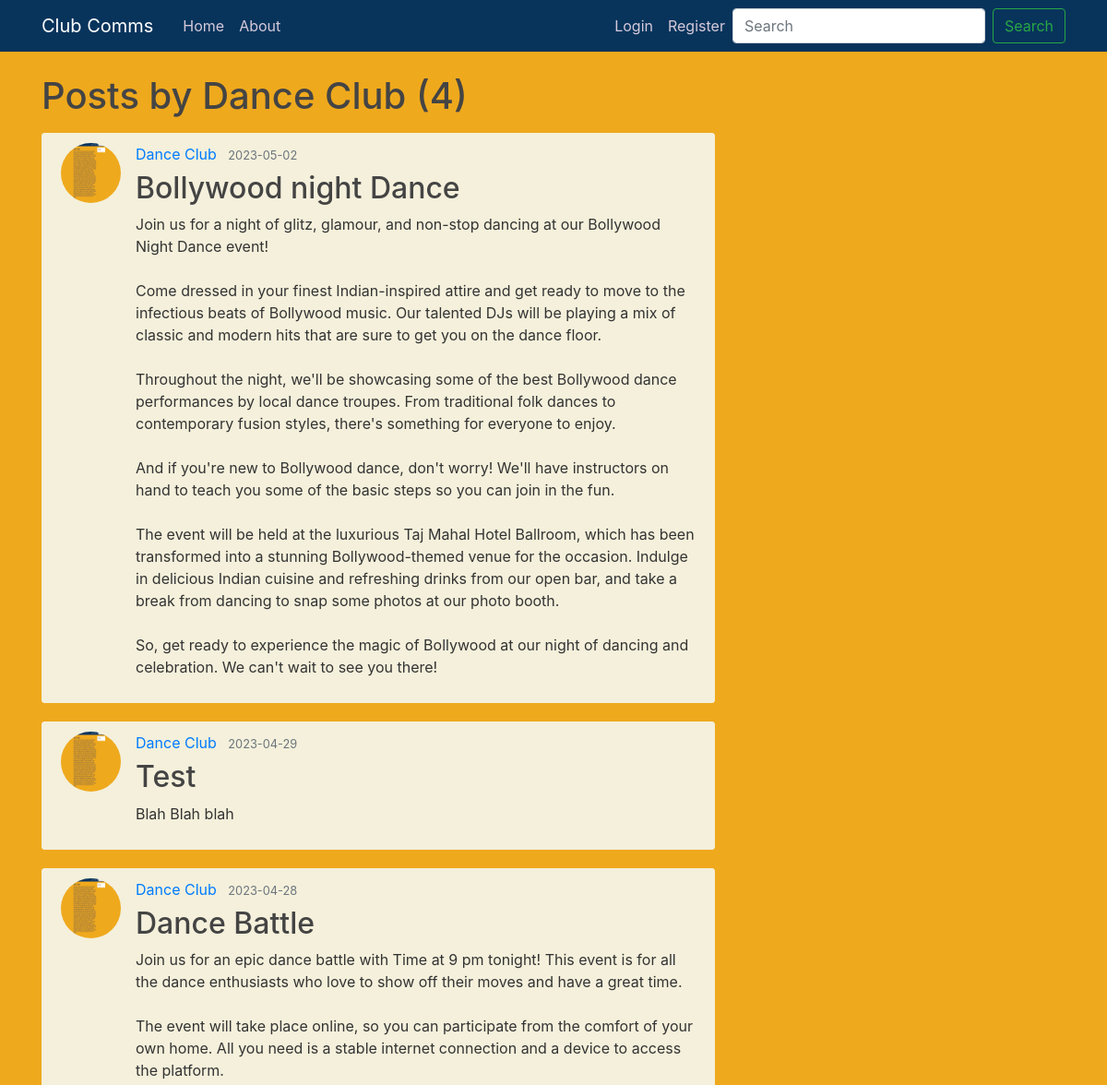
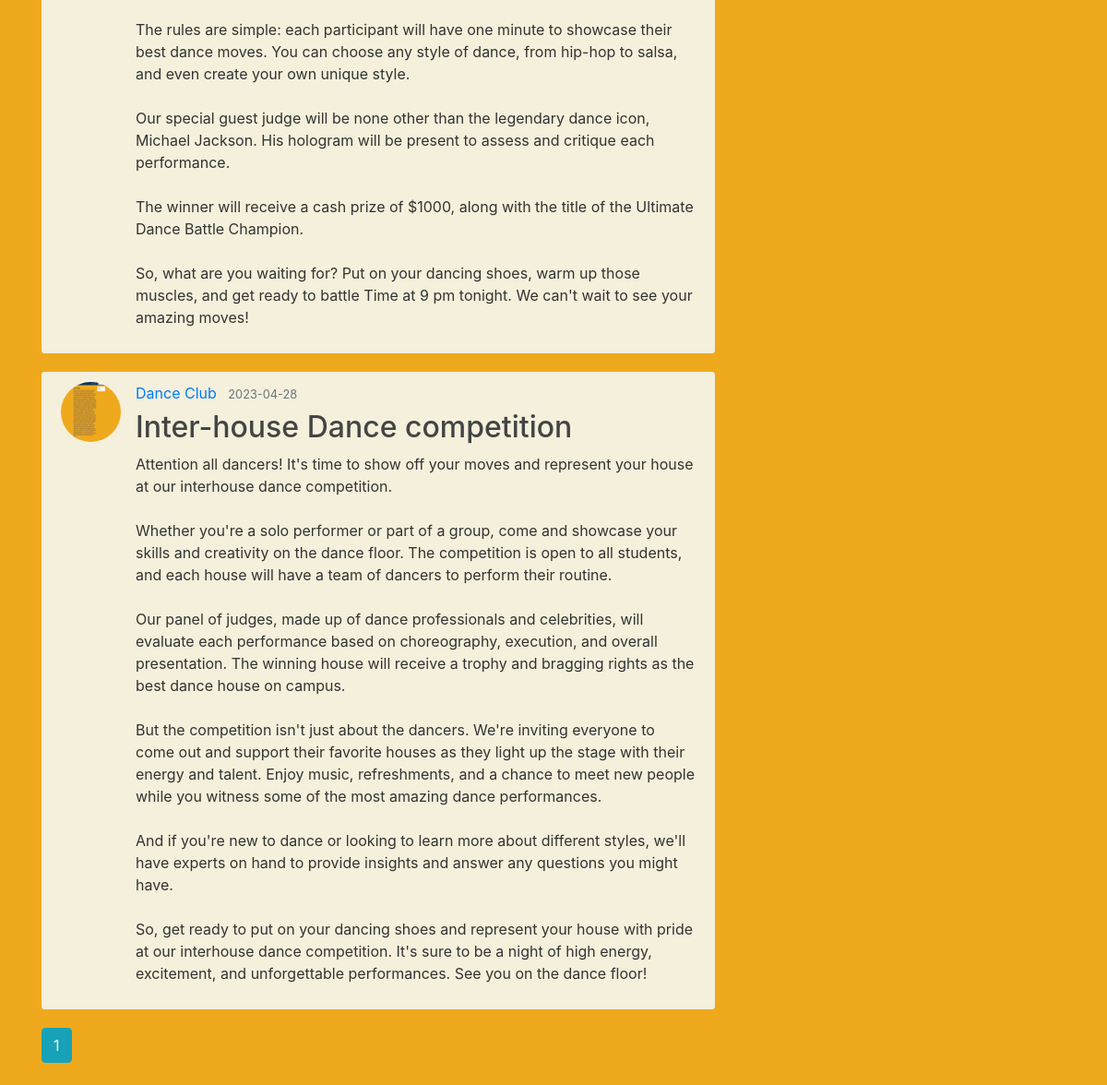
/user/Dance Club, run on the app's committed database (2 pictures, top to bottom).
### flaskblog/models.py (models this page shows, shortened)
class User(db.Model, UserMixin):
    id = db.Column(db.Integer, primary_key=True)
    username = db.Column(db.String(20), unique=True, nullable=False)
    email = db.Column(db.String(120), unique=True, nullable=False)
    image_file = db.Column(db.String(20), nullable=False, default='default.jpg')
    password = db.Column(db.String(60), nullable=False)
    posts = db.relationship('Post', backref='author', lazy=True)

class Post(db.Model):
    id = db.Column(db.Integer, primary_key=True)
    title = db.Column(db.String(100), nullable=False)
    date_posted = db.Column(db.DateTime, nullable=False)
    content = db.Column(db.Text, nullable=False)
    user_id = db.Column(db.Integer, db.ForeignKey('user.id'), nullable=False)

### flaskblog/routes.py (the view)
@app.route("/user/<string:username>")
def user_posts(username):
    page = request.args.get('page', 1, type=int)
    user = User.query.filter_by(username=username).first_or_404()
    posts = Post.query.filter_by(author=user)\
        .order_by(Post.date_posted.desc())\
        .paginate(page=page, per_page=5)
    return render_template('user_posts.html', posts=posts, user=user)

### flaskblog/templates/user_posts.html
{% extends "layout.html" %}
{% block content %}
    <h1 class="mb-3">Posts by {{ user.username }} ({{ posts.total }})</h1>
    {% for post in posts.items %}
        <article class="media content-section">
          <img class="rounded-circle article-img" src="{{ url_for('static', filename='profile_pics/' + post.author.image_file) }}">
          <div class="media-body">
            <div class="article-metadata">
              <a class="mr-2" href="{{ url_for('user_posts', username=post.author.username) }}">{{ post.author.username }}</a>
              <small class="text-muted">{{ post.date_posted.strftime('%Y-%m-%d') }}</small>
            </div>
            <h2><a class="article-title" href="{{ url_for('post', post_id=post.id) }}">{{ post.title }}</a></h2>
            <p class="article-content">{{ post.content }}</p>
          </div>
        </article>
    {% endfor %}
    {% for page_num in posts.iter_pages(left_edge=1, right_edge=1, left_current=1, right_current=2) %}
      {% if page_num %}
        {% if posts.page == page_num %}
          <a class="btn btn-info mb-4" href="{{ url_for('user_posts', username=user.username, page=page_num) }}">{{ page_num }}</a>
        {% else %}
          <a class="btn btn-outline-info mb-4" href="{{ url_for('user_posts', username=user.username, page=page_num) }}">{{ page_num }}</a>
        {% endif %}
      {% else %}
        ...
      {% endif %}
    {% endfor %}
{% endblock content %}

### flaskblog/static/main.css (style rules this page uses)
body { background: #efa91d; color: #333333; margin-top: 5rem; }
h1, h2, h3, h4, h5, h6 { color: #444444; }
.content-section { background: #f4f0db; padding: 10px 20px; border: 1px solid #f4f0db; border-radius: 3px; margin-bottom: 20px; }
.article-title { color: #444444; }
.article-content { white-space: pre-line; }
.article-img { height: 65px; width: 65px; margin-right: 16px; }
.article-metadata { padding-bottom: 1px; margin-bottom: 4px; border-bottom: 1px solid #f4f0db }

### data on the page
User: username "Dance Club"
Post: image_file (picture), author.username "Dance Club", date_posted "2023-05-02", title "Bollywood night Dance", content "Join us for a night of glitz, glamour, and non-stop dancing at our Bollywood Night Dance event! Come dressed in your finest Indian-inspired attire and get ready to move to the infectious beats of Bollywood music. Our talented DJs will be playing a mix of classic and modern hits that are sure to get you on the dance floor. Throughout the night, we'll be showcasing some of the best Bollywood dance performances by local dance troupes. From traditional folk dances to contemporary fusion styles, there's something for everyone to enjoy. And if you're new to Bollywood dance, don't worry! We'll have instructors on hand to teach you some of the basic steps so you can join in the fun. The event will…"
Post: image_file (picture), author.username "Dance Club", date_posted "2023-04-29", title "Test", content "Blah Blah blah"
Post: image_file (picture), author.username "Dance Club", date_posted "2023-04-28", title "Dance Battle", content "Join us for an epic dance battle with Time at 9 pm tonight! This event is for all the dance enthusiasts who love to show off their moves and have a great time. The event will take place online, so you can participate from the comfort of your own home. All you need is a stable internet connection and a device to access the platform. The rules are simple: each participant will have one minute to showcase their best dance moves. You can choose any style of dance, from hip-hop to salsa, and even create your own unique style. Our special guest judge will be none other than the legendary dance icon, Michael Jackson. His hologram will be present to assess and critique each performance. The winner…"
Post: image_file (picture), author.username "Dance Club", date_posted "2023-04-28", title "Inter-house Dance competition", content "Attention all dancers! It's time to show off your moves and represent your house at our interhouse dance competition. Whether you're a solo performer or part of a group, come and showcase your skills and creativity on the dance floor. The competition is open to all students, and each house will have a team of dancers to perform their routine. Our panel of judges, made up of dance professionals and celebrities, will evaluate each performance based on choreography, execution, and overall presentation. The winning house will receive a trophy and bragging rights as the best dance house on campus. But the competition isn't just about the dancers. We're inviting everyone to come out and support…"

### other printed values
{{ posts.total }} "4"
{{ page_num }} "1"
